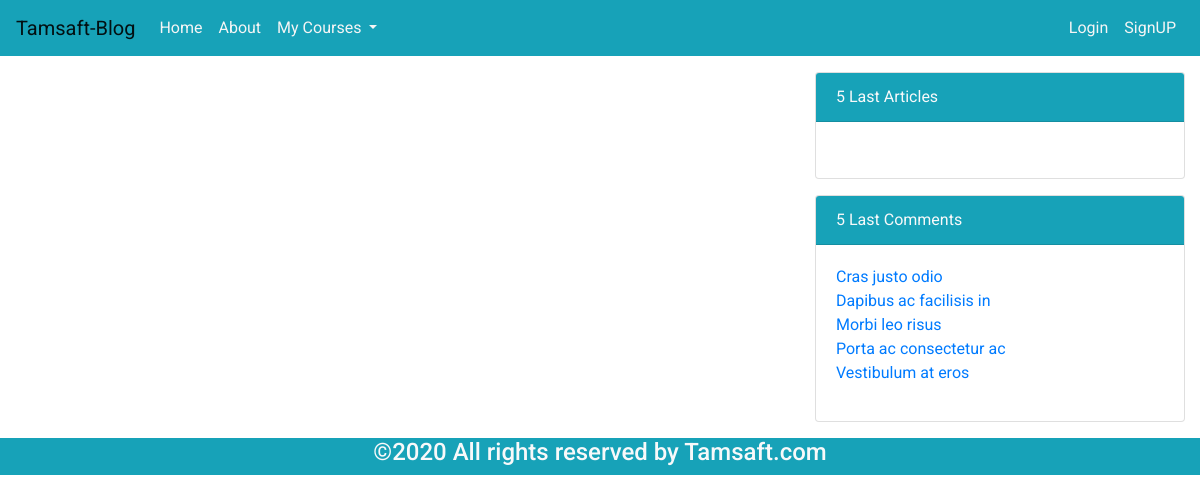
Before: / with the older database file.
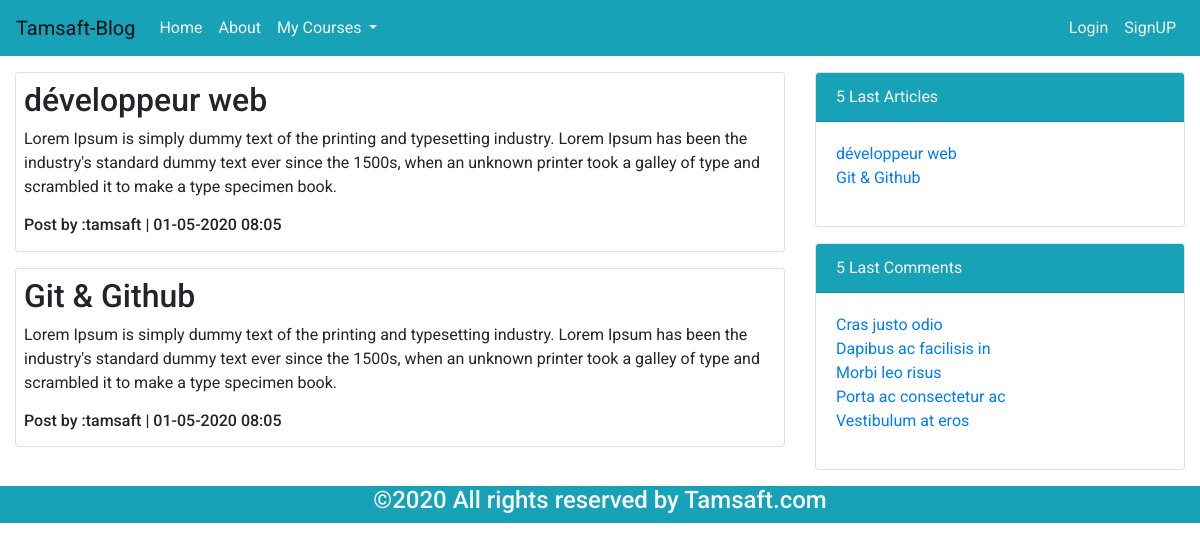
After: the same page with the newer database file.
### blog/models.py (models this page shows, shortened)
class Post(models.Model):
    title           = models.CharField(max_length=100)
    content         = models.TextField()
    created_date    = models.DateTimeField(default=timezone.now)
    updated_date    = models.DateTimeField(auto_now=True)
    image           = models.ImageField(upload_to='blog/static/images/')
    auther          = models.ForeignKey(User,on_delete=models.CASCADE)
    class Meta:
        ordering = ('-created_date',)

### blog/views.py (the view)
# urls.py: path('',views.home,name="home"),
def home(request):
    context = {
        'title' : 'Home',
        'posts' : Post.objects.all(),
    }
    return render(request,'blog/index.html',context);

### blog/templates/blog/index.html (shortened to what this page needs)
{% extends 'blog/base.html' %}
{% block content %}
    {% for post in posts %}
        <div class="card mb-3 p-2">
            <h2>{{ post.title }}</h2>
            <p>{{ post.content }}</p>
            <h6>Post by :{{ post.auther }} | {{ post.created_date | date:"d-m-Y h:m" }}</h6>
        </div>
    {% endfor %}
{% endblock content %}

### blog/templates/blog/base.html (shortened to what this page needs)
{% load static %}
<!DOCTYPE html>
<html lang="en">
<head>
    <link rel="stylesheet" href="{% static 'css/main.css' %}">
    <link rel="stylesheet" href="{% static 'css/bootstrap.min.css' %}">
</head>
<body>
    <header>
        <nav class="navbar navbar-expand-lg navbar-light bg-info">
            <a class="navbar-brand" href="{% url 'about' %}">Tamsaft-Blog</a>
            <div class="collapse navbar-collapse" id="navbarSupportedContent">
                <ul class="navbar-nav mr-auto">
                    <li class="nav-item active">
                        <a class="nav-link" href="{% url 'home' %}">Home <span class="sr-only">(current)</span></a>
                    </li>
                    <li class="nav-item">
                        <a class="nav-link" href="{% url 'about' %}">About</a>
                    </li>
                    <li class="nav-item dropdown">
                        <a class="nav-link dropdown-toggle" href="#" id="navbarDropdown" role="button"
                            data-toggle="dropdown" aria-haspopup="true" aria-expanded="false">
                            My Courses
                        </a>
                    </li>
                </ul>
                <ul class="navbar-nav ml-auto">
                    <li class="nav-item active">
                        <a class="nav-link" href="#">Login</a>
                    </li>
                    <li class="nav-item">
                        <a class="nav-link" href="#">SignUP</a>
                    </li>
                </ul>
            </div>
        </nav>
    </header>
    <section class="mt-3">
        <div class="container-fluid">
            <div class="row">
                <div class="col-md-8">
                    {% block content %}
                    {% endblock content %}
                </div>
                <div class="col-md-4">
                    <div class="card mb-3" style="width:100%">
                        <div class="card-header bg-info text-light">
                            5 Last Articles
                        </div>
                        <div class="card-body">
                            <ul class="list-unstyled">
                                {% for post in posts %}
                                    <li><a href="#">{{ post.title }}</a></li>
                                {% endfor %}
                            </ul>
                        </div>
                    </div>
                    <div class="card mb-3" style="width:100%">
                        <div class="card-header bg-info text-light">
                            5 Last Comments
                        </div>
                        <div class="card-body">
                            <ul class="list-unstyled">
                                <li><a href="#">Cras justo odio</a></li>
                                <li><a href="#">Dapibus ac facilisis in</a></li>
                                <li><a href="#">Morbi leo risus</a></li>
                                <li><a href="#">Porta ac consectetur ac</a></li>
                                <li><a href="#">Vestibulum at eros</a></li>
                              </ul>
                        </div>
                    </div>
                </div>
            </div>
        </div>
    </section>
    <footer class="bg-info">
        <div class="container-fluid">
            <div class="row">
                <div class="col-12">
                    <h4 class="text-center  text-light">&copy2020 All rights reserved by <a class="text-light" href="www.tamsaft.com">Tamsaft.com</a></h4>
                </div>
            </div>
        </div>
    </footer>
</body>
</html>

### blog/static/css/main.css (style rules this page uses)
body { background-color: silver; font-family: 'Roboto', sans-serif !important; }
header li a { color:whitesmoke !important }

Changed rows visible on the page:
added Post: title "développeur web", content "Lorem Ipsum is simply dummy text of the printing and typesetting industry. Lorem Ipsum has been the industry's standard dummy text ever since the 1500s, when an unknown printer took a galley of type and scrambled it to make a type specimen book.", auther "tamsaft", created_date "01-05-2020 08:05"
added Post: title "Git & Github", content "Lorem Ipsum is simply dummy text of the printing and typesetting industry. Lorem Ipsum has been the industry's standard dummy text ever since the 1500s, when an unknown printer took a galley of type and scrambled it to make a type specimen book.", auther "tamsaft", created_date "01-05-2020 08:05"
